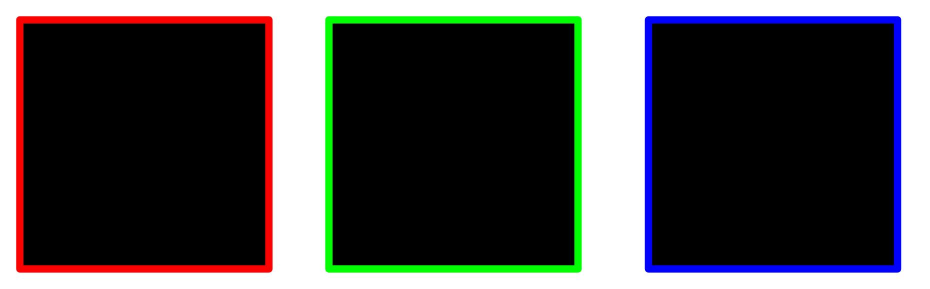
%> input picture 2022/2022-11-19 Generate colormap in MATLAB/test1.jpg, 1859 x 577 px (shown at 1/2 size)
$ octave script4.m   (GNU Octave 9; MATLAB toolbox functions it lacks are replaced by stand-ins)
%> lines starting %> are read from the running program, lines starting %| are printed output that depends on the picture
clc, clear, close all

% Read image
pic = imread('test1.jpg');
%> pic is the input picture: size 577x1859x3 uint8; mean R, G, B 74.3, 74.5, 74.4

% The number of colors in colormap
colorNum = 8;

Rchannel = pic(:, :, 1);
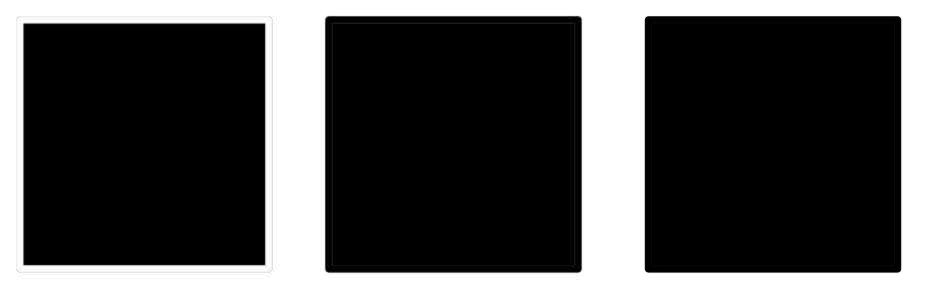
%> Rchannel: size 577x1859 uint8 (shown at 1/2 size); min 0, max 255, mean 74.3
Gchannel = pic(:, :, 2);
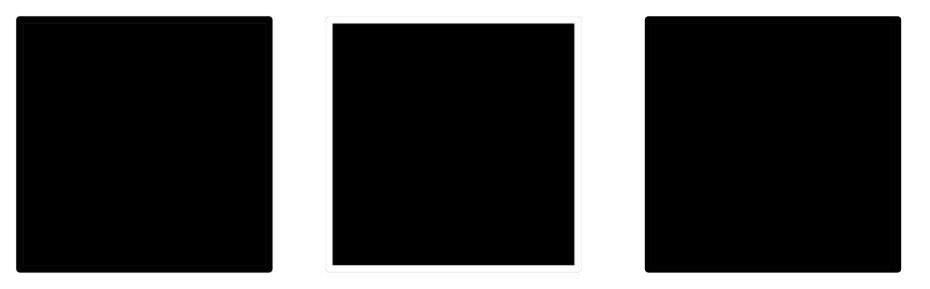
%> Gchannel: size 577x1859 uint8 (shown at 1/2 size); min 0, max 255, mean 74.5
Bchannel = pic(:, :, 3);
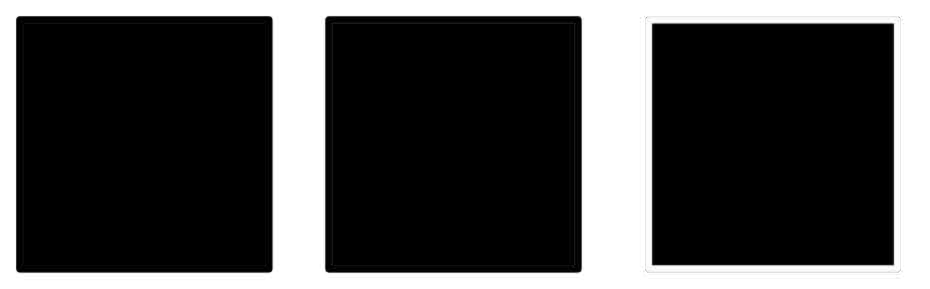
%> Bchannel: size 577x1859 uint8 (shown at 1/2 size); min 0, max 255, mean 74.4
RGBarray = double([Rchannel(:), Gchannel(:), Bchannel(:)]);
% RGBarray = round(RGBarray);

% k-means cluster
[idx, Centers] = kmeans(RGBarray, colorNum, ...
    'Distance', 'sqeuclidean', 'MaxIter', 1000);
%> Centers = [0.186 0.199 0.138; 254 254 254.1; 246.5 3.47 3.53; 8.27 247.4 8.87; 4.49 4.12 244; 1.98 2.77 111.5; 192.8 40.32 43.01; 135.7 254.5 135.5]
Centers = round(Centers);
%> Centers = [0 0 0; 254 254 254; 247 3 4; 8 247 9; 4 4 244; 2 3 111; 193 40 43; 136 254 136]

figure("Units", "pixels", "Position", [492.33, 324.33, 1472, 674])
tiledlayout(1, 2)

nexttile
imshow(pic)

nexttile
view(3)
hold(gca, "on")
grid(gca, "on")
box(gca, "on")
for i = 1:colorNum
    scatter3(RGBarray(idx==i, 1), RGBarray(idx==i, 2), RGBarray(idx==i, 3), ...
        'filled', 'CData', RGBarray(idx==i, :)./255);
    legends{i}=[num2str(Centers(i,1)), ' ', num2str(Centers(i,2)), ' ', num2str(Centers(i,3))];
end
%> after the loop, legends = {'0 0 0', '254 254 254', '247 3 4', '8 247 9', '4 4 244', '2 3 111', '193 40 43', '136 254 136'}
legend(legends, 'Color', [0.9412    0.9412    0.9412], ...
    'FontName','Cambria', 'LineWidth', 0.8, 'FontSize', 11)
ax = gca;
ax.GridLineStyle = '--';
ax.LineWidth = 1.2;

ax.XLabel.String = 'R channel';
ax.XLabel.FontSize = 13;
ax.XLabel.FontName = 'Cambria';

ax.YLabel.String = 'G channel';
ax.YLabel.FontSize = 13;
ax.YLabel.FontName = 'Cambria';

ax.ZLabel.String = 'B channel';
ax.ZLabel.FontSize = 13;
ax.ZLabel.FontName = 'Cambria';
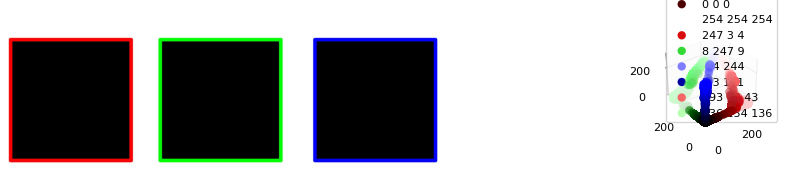
%> figure redrawn from the program's plot data, 2 panels

exportgraphics(gcf, "pic1_2.png")
